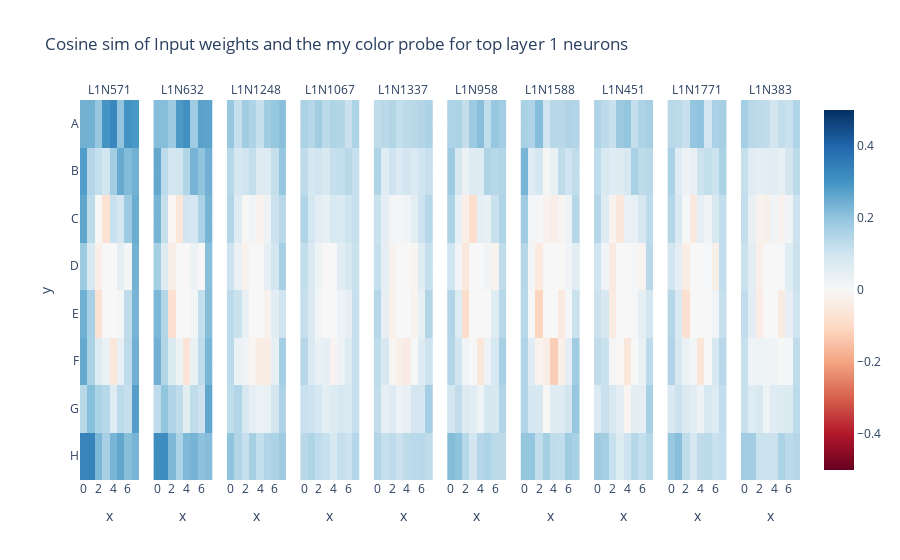
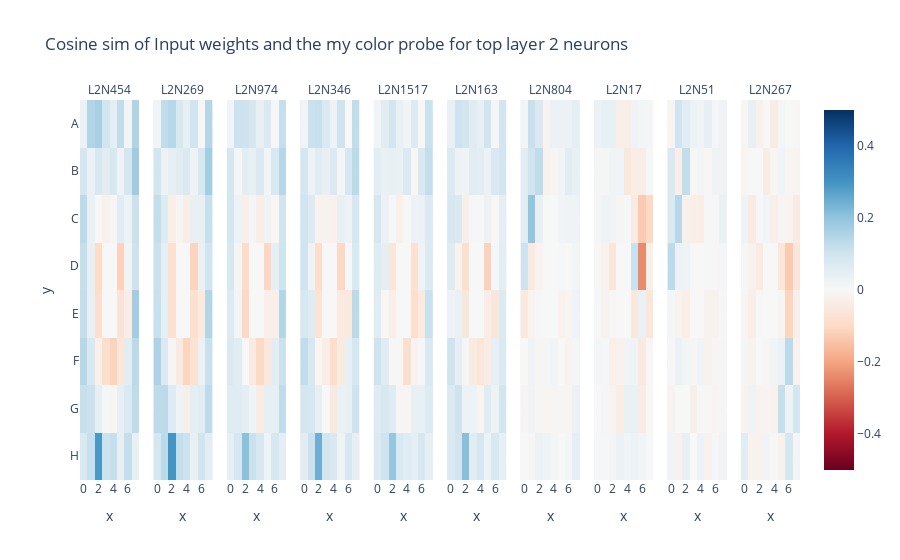
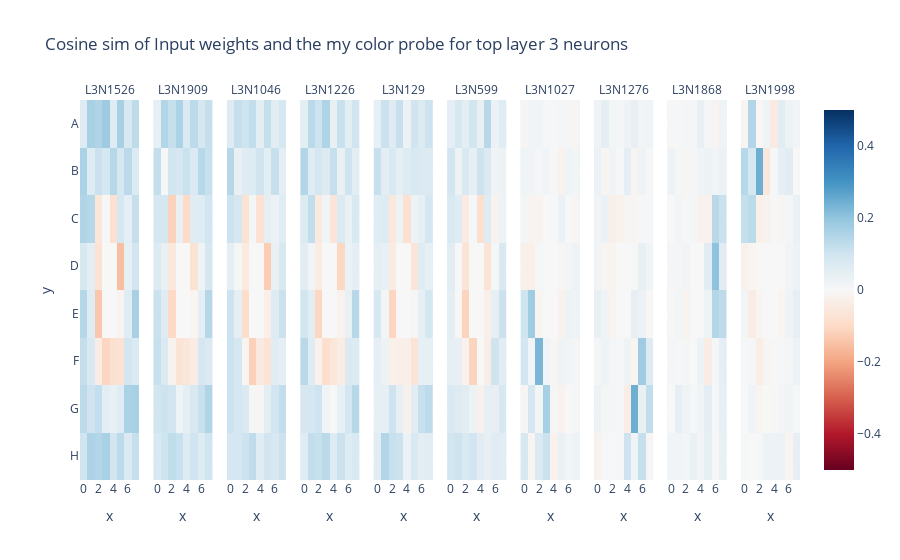
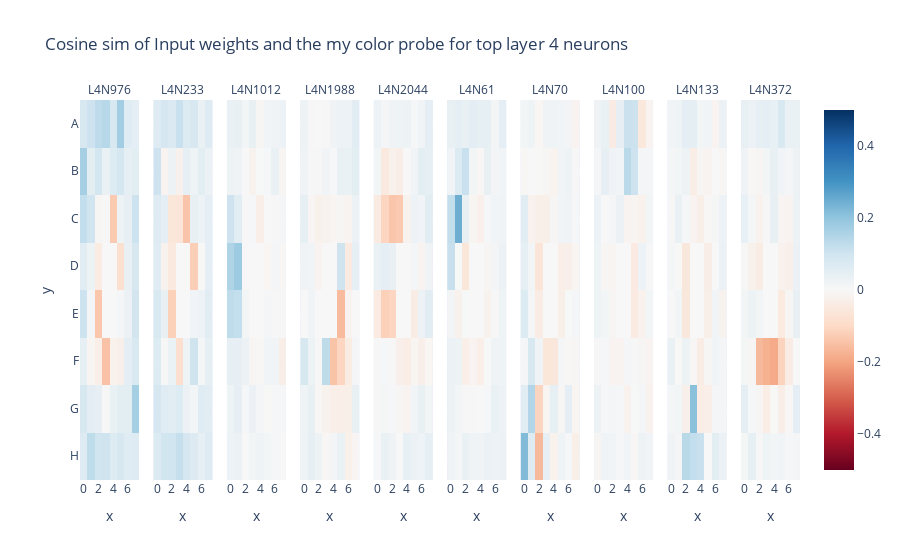

Source (notebook cell) for these figures, in order:
### Code cell
layers = list(range(0,8))
mode = 2 # ["empty", "own", "enemy"]
threshold = 0.1

for layer in layers:
    # Probe
    probe_path = f"probes/probe_layer_{layer}_trimmed.pkl"
    full_linear_probe = torch.load(probe_path)
    my_probe_W = full_linear_probe[f'classifier.{mode}.weight'] # (64, 512)
    my_probe_W = my_probe_W.t()
    my_probe_W[:, [27, 28, 35, 36]] = 0.
    my_probe_normalised = my_probe_W / my_probe_W.norm(dim=0, keepdim=True) # torch.Size([512, 64])
    my_probe_normalised[my_probe_normalised.isnan()] = 0.

    # Weight
    weight_in_key = f"blocks.{layer}.mlp_sublayer.encode.weight"
    
    heatmaps_my = []
    w_in = othello_gpt.state_dict()[weight_in_key] # torch.Size([512, 2048])
    w_in /= w_in.norm(dim=0, keepdim=True)
    for neuron in range(0, 2048):
        neuron_weight = w_in[neuron, :]
        heatmaps_my.append((neuron_weight[:, None] * my_probe_normalised).sum(dim=0))
        
    heatmaps_my = torch.stack(heatmaps_my)
    heatmaps_my_id = (heatmaps_my.abs()>threshold).sum(dim=1).argsort(descending=True)[:10]
    heatmaps_my = heatmaps_my.reshape(-1, 8, 8)
    # print(heatmaps_my.shape)
    heatmaps_my = heatmaps_my[heatmaps_my_id]

    imshow(heatmaps_my,
        facet_col=0,
        y=[i for i in "ABCDEFGH"],
        title=f"Cosine sim of Input weights and the my color probe for top layer {layer+1} neurons",
        facet_labels=[f"L{layer+1}N{n.item()}" for n in heatmaps_my_id],
        range_color=[-0.5, 0.5])
